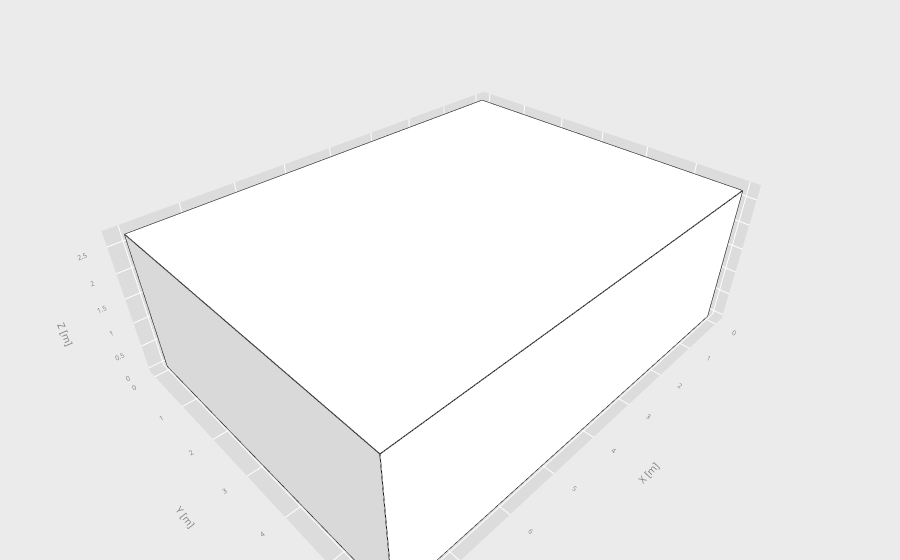

This figure's notebook cell:
### Code cell
pro_cp.show_3D(jupyter=True)

### Figure 1 — Plotly figure (JSON) as saved in the notebook; plotly's stock layout.template omitted (floating-point values rounded to 4 significant figures)
{"data": [{"color": "rgb(255,255,255)", "flatshading": true, "hovertemplate": "<b>north_wall</b><extra></extra>", "i": [0, 0], "j": [1, 2], "k": [2, 3], "lighting": {"ambient": 0.85, "diffuse": 0.5, "specular": 0.05}, "name": "north_wall", "opacity": 1, "type": "mesh3d", "x": [8.0, 8.0, 0.0, 0.0], "y": [6.0, 6.0, 6.0, 6.0], "z": [2.7, 0.0, 0.0, 2.7]}, {"hoverinfo": "skip", "line": {"color": "black", "width": 2}, "mode": "lines", "showlegend": false, "type": "scatter3d", "x": [8, 0, 0, 8, 8, null], "y": [6, 6.0, 6.0, 6, 6, null], "z": [0, 0, 2.7, 2.7, 0, null]}, {"color": "rgb(255,255,255)", "flatshading": true, "hovertemplate": "<b>east_wall</b><extra></extra>", "i": [0, 0], "j": [1, 2], "k": [2, 3], "lighting": {"ambient": 0.85, "diffuse": 0.5, "specular": 0.05}, "name": "east_wall", "opacity": 1, "type": "mesh3d", "x": [8.0, 8.0, 8.0, 8.0], "y": [0.0, 0.0, 6.0, 6.0], "z": [2.7, 0.0, 0.0, 2.7]}, {"hoverinfo": "skip", "line": {"color": "black", "width": 2}, "mode": "lines", "showlegend": false, "type": "scatter3d", "x": [8, 8, 8, 8, 8, null], "y": [0, 6, 6, 0, 0, null], "z": [0, 0, 2.7, 2.7, 0, null]}, {"color": "rgb(255,255,255)", "flatshading": true, "hovertemplate": "<b>south_wall</b><extra></extra>", "i": [0, 0], "j": [1, 2], "k": [2, 3], "lighting": {"ambient": 0.85, "diffuse": 0.5, "specular": 0.05}, "name": "south_wall", "opacity": 1, "type": "mesh3d", "x": [0.0, 0.0, 8.0, 8.0], "y": [0.0, 0.0, 0.0, 0.0], "z": [2.7, 0.0, 0.0, 2.7]}, {"hoverinfo": "skip", "line": {"color": "black", "width": 2}, "mode": "lines", "showlegend": false, "type": "scatter3d", "x": [0, 8, 8, 0, 0, null], "y": [0, 0, 0, 0, 0, null], "z": [0, 0, 2.7, 2.7, 0, null]}, {"color": "rgb(255,255,255)", "flatshading": true, "hovertemplate": "<b>west_wall</b><extra></extra>", "i": [0, 0], "j": [1, 2], "k": [2, 3], "lighting": {"ambient": 0.85, "diffuse": 0.5, "specular": 0.05}, "name": "west_wall", "opacity": 1, "type": "mesh3d", "x": [0.0, 0.0, 3.674e-16, 3.674e-16], "y": [6.0, 6.0, 0.0, 0.0], "z": [2.7, 0.0, 0.0, 2.7]}, {"hoverinfo": "skip", "line": {"color": "black", "width": 2}, "mode": "lines", "showlegend": false, "type": "scatter3d", "x": [0, 3.674e-16, 3.674e-16, 0, 0, null], "y": [6, 0, 0, 6, 6, null], "z": [0, 0, 2.7, 2.7, 0, null]}, {"color": "rgb(255,255,255)", "flatshading": true, "hovertemplate": "<b>roof_wall</b><extra></extra>", "i": [0, 0], "j": [1, 2], "k": [2, 3], "lighting": {"ambient": 0.85, "diffuse": 0.5, "specular": 0.05}, "name": "roof_wall", "opacity": 1, "type": "mesh3d", "x": [0.0, 0.0, 8.0, 8.0], "y": [6.0, 0.0, 0.0, 6.0], "z": [2.7, 2.7, 2.7, 2.7]}, {"hoverinfo": "skip", "line": {"color": "black", "width": 2}, "mode": "lines", "showlegend": false, "type": "scatter3d", "x": [0, 8, 8, 0, 0, null], "y": [0, 0, 6, 6, 0, null], "z": [2.7, 2.7, 2.7, 2.7, 2.7, null]}, {"color": "rgb(255,255,255)", "flatshading": true, "hovertemplate": "<b>floor_wall</b><extra></extra>", "i": [0, 0], "j": [1, 2], "k": [2, 3], "lighting": {"ambient": 0.85, "diffuse": 0.5, "specular": 0.05}, "name": "floor_wall", "opacity": 1, "type": "mesh3d", "x": [0.0, 0.0, 8.0, 8.0], "y": [0.0, 6.0, 6.0, 0.0], "z": [3.674e-16, 0.0, 0.0, 3.674e-16]}, {"hoverinfo": "skip", "line": {"color": "black", "width": 2}, "mode": "lines", "showlegend": false, "type": "scatter3d", "x": [0, 8, 8, 0, 0, null], "y": [6, 6, 0, 0, 6, null], "z": [0, 0, 3.674e-16, 3.674e-16, 0, null]}, {"hoverinfo": "skip", "line": {"color": "rgba(100,100,100,0.5)", "width": 1}, "mode": "lines", "showlegend": false, "type": "scatter3d", "x": [0, 8, 8, 0, 0], "y": [0, 0, 6.0, 6.0, 0], "z": [0, 0, 0, 0, 0]}, {"hoverinfo": "skip", "line": {"color": "rgba(100,100,100,0.5)", "width": 1}, "mode": "lines", "showlegend": false, "type": "scatter3d", "x": [0, 0, 0, 0, 0], "y": [0, 6.0, 6.0, 0, 0], "z": [0, 0, 2.7, 2.7, 0]}, {"hoverinfo": "skip", "line": {"color": "rgba(100,100,100,0.5)", "width": 1}, "mode": "lines", "showlegend": false, "type": "scatter3d", "x": [0, 8, 8, 0, 0], "y": [0, 0, 0, 0, 0], "z": [0, 0, 2.7, 2.7, 0]}], "layout": {"margin": {"b": 0, "l": 0, "r": 0, "t": 0}, "paper_bgcolor": "rgb(235, 235, 235)", "scene": {"aspectmode": "data", "bgcolor": "rgb(235, 235, 235)", "xaxis": {"backgroundcolor": "rgb(220, 220, 220)", "showbackground": true, "tickfont": {"color": "gray", "size": 9}, "title": {"font": {"color": "gray", "size": 10}, "text": "X [m]"}}, "yaxis": {"backgroundcolor": "rgb(220, 220, 220)", "showbackground": true, "tickfont": {"color": "gray", "size": 9}, "title": {"font": {"color": "gray", "size": 10}, "text": "Y [m]"}}, "zaxis": {"backgroundcolor": "rgb(220, 220, 220)", "showbackground": true, "tickfont": {"color": "gray", "size": 9}, "title": {"font": {"color": "gray", "size": 10}, "text": "Z [m]"}}}, "showlegend": false}}
